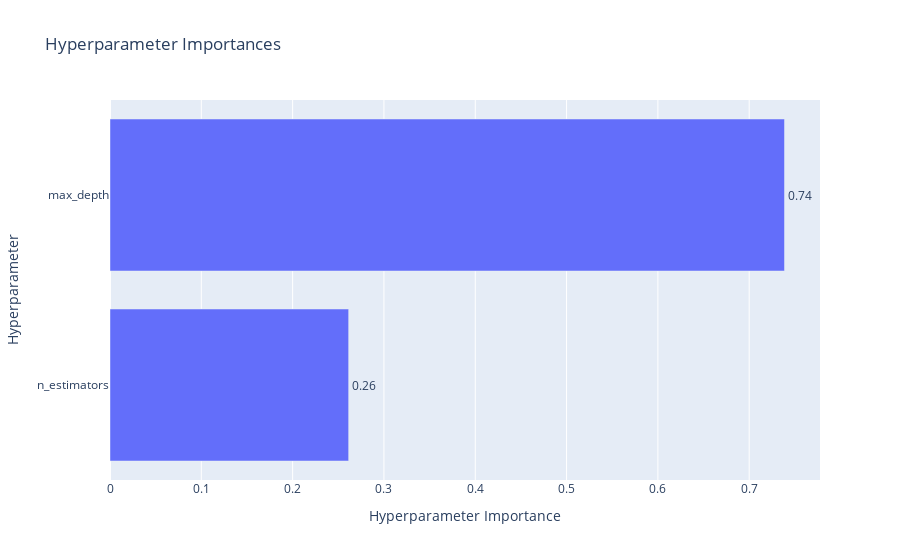

Notebook code cell kept with this figure:
### Code cell
# 5. Parameter Importance Plot
plot_param_importances(study).show()

### Figure 1 — Plotly figure (JSON) as saved in the notebook; plotly's stock layout.template omitted (floating-point values rounded to 4 significant figures)
{"data": [{"cliponaxis": false, "hovertemplate": ["n_estimators (IntDistribution): 0.26134697550044556<extra></extra>", "max_depth (IntDistribution): 0.7386530244995545<extra></extra>"], "name": "Objective Value", "orientation": "h", "text": ["0.26", "0.74"], "textposition": "outside", "type": "bar", "x": [0.2613, 0.7387], "y": ["n_estimators", "max_depth"]}], "layout": {"title": {"text": "Hyperparameter Importances"}, "xaxis": {"title": {"text": "Hyperparameter Importance"}}, "yaxis": {"title": {"text": "Hyperparameter"}}}}
